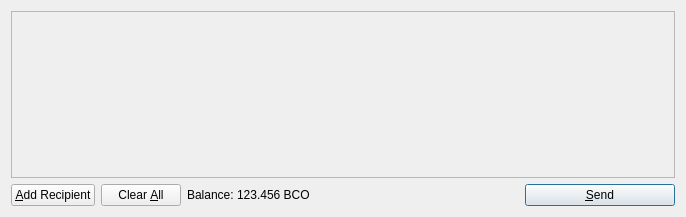
<?xml version="1.0" encoding="UTF-8"?>
<ui version="4.0">
 <class>SendCoinsDialog</class>
 <widget class="QDialog" name="SendCoinsDialog">
  <property name="geometry">
   <rect>
    <x>0</x>
    <y>0</y>
    <width>686</width>
    <height>217</height>
   </rect>
  </property>
  <property name="windowTitle">
   <string>Send Coins</string>
  </property>
  <layout class="QVBoxLayout" name="verticalLayout">
   <item>
    <widget class="QScrollArea" name="scrollArea">
     <property name="widgetResizable">
      <bool>true</bool>
     </property>
     <widget class="QWidget" name="scrollAreaWidgetContents">
      <property name="geometry">
       <rect>
        <x>0</x>
        <y>0</y>
        <width>666</width>
        <height>165</height>
       </rect>
      </property>
      <layout class="QVBoxLayout" name="verticalLayout_2">
       <property name="margin">
        <number>0</number>
       </property>
       <item>
        <layout class="QVBoxLayout" name="entries">
         <property name="spacing">
          <number>6</number>
         </property>
        </layout>
       </item>
       <item>
        <spacer name="verticalSpacer">
         <property name="orientation">
          <enum>Qt::Vertical</enum>
         </property>
         <property name="sizeHint" stdset="0">
          <size>
           <width>20</width>
           <height>40</height>
          </size>
         </property>
        </spacer>
       </item>
      </layout>
     </widget>
    </widget>
   </item>
   <item>
    <layout class="QHBoxLayout" name="horizontalLayout">
     <item>
      <widget class="QPushButton" name="addButton">
       <property name="toolTip">
        <string>Send to multiple recipients at once</string>
       </property>
       <property name="text">
        <string>&amp;Add Recipient</string>
       </property>
       <property name="icon">
        <iconset resource="../bitcoin.qrc">
         <normaloff>:/icons/add</normaloff>:/icons/add</iconset>
       </property>
       <property name="autoDefault">
        <bool>false</bool>
       </property>
      </widget>
     </item>
     <item>
      <widget class="QPushButton" name="clearButton">
       <property name="sizePolicy">
        <sizepolicy hsizetype="Minimum" vsizetype="Fixed">
         <horstretch>0</horstretch>
         <verstretch>0</verstretch>
        </sizepolicy>
       </property>
       <property name="toolTip">
        <string>Remove all transaction fields</string>
       </property>
       <property name="text">
        <string>Clear &amp;All</string>
       </property>
       <property name="icon">
        <iconset resource="../bitcoin.qrc">
         <normaloff>:/icons/remove</normaloff>:/icons/remove</iconset>
       </property>
       <property name="autoRepeatDelay">
        <number>300</number>
       </property>
       <property name="autoDefault">
        <bool>false</bool>
       </property>
      </widget>
     </item>
     <item>
      <layout class="QHBoxLayout" name="horizontalLayout_2">
       <property name="spacing">
        <number>3</number>
       </property>
       <item>
        <widget class="QLabel" name="label">
         <property name="text">
          <string>Balance:</string>
         </property>
        </widget>
       </item>
       <item>
        <widget class="QLabel" name="labelBalance">
         <property name="cursor">
          <cursorShape>IBeamCursor</cursorShape>
         </property>
         <property name="text">
          <string>123.456 BCO</string>
         </property>
         <property name="textInteractionFlags">
          <set>Qt::LinksAccessibleByMouse|Qt::TextSelectableByKeyboard|Qt::TextSelectableByMouse</set>
         </property>
        </widget>
       </item>
      </layout>
     </item>
     <item>
      <spacer name="horizontalSpacer">
       <property name="orientation">
        <enum>Qt::Horizontal</enum>
       </property>
       <property name="sizeHint" stdset="0">
        <size>
         <width>40</width>
         <height>20</height>
        </size>
       </property>
      </spacer>
     </item>
     <item>
      <widget class="QPushButton" name="sendButton">
       <property name="minimumSize">
        <size>
         <width>150</width>
         <height>0</height>
        </size>
       </property>
       <property name="toolTip">
        <string>Confirm the send action</string>
       </property>
       <property name="text">
        <string>&amp;Send</string>
       </property>
       <property name="icon">
        <iconset resource="../bitcoin.qrc">
         <normaloff>:/icons/send</normaloff>:/icons/send</iconset>
       </property>
       <property name="default">
        <bool>true</bool>
       </property>
      </widget>
     </item>
    </layout>
   </item>
  </layout>
 </widget>
 <resources>
  <include location="../bitcoin.qrc"/>
 </resources>
 <connections/>
</ui>
